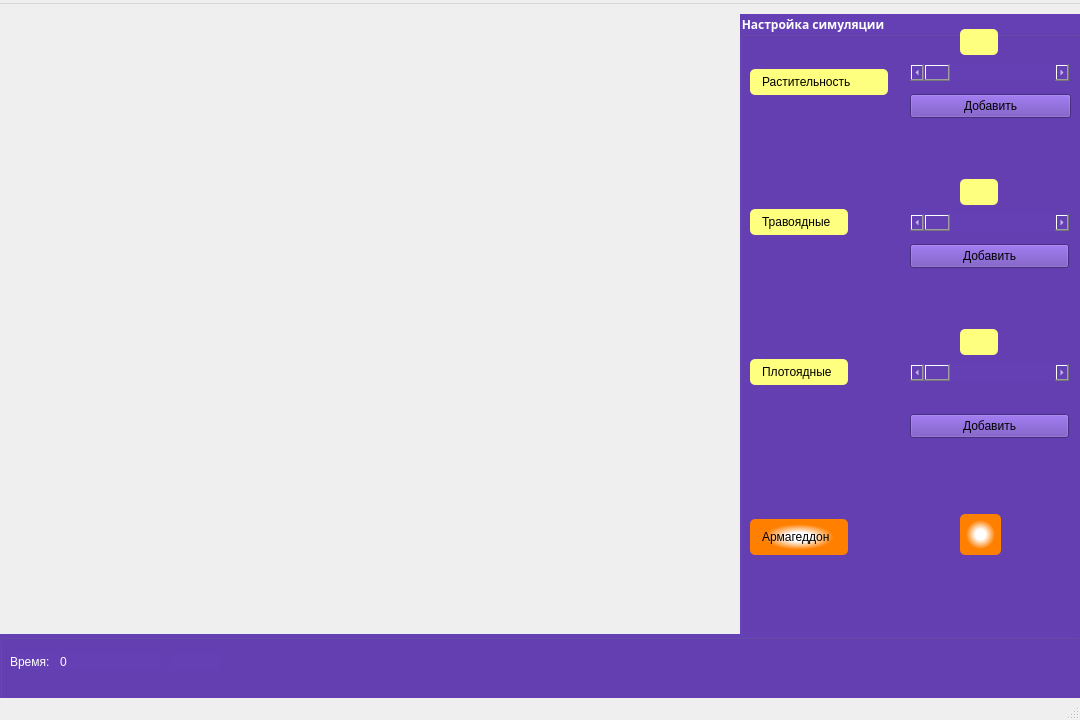
<?xml version="1.0" encoding="UTF-8"?>
<ui version="4.0">
 <class>MainWindow</class>
 <widget class="QMainWindow" name="MainWindow">
  <property name="geometry">
   <rect>
    <x>0</x>
    <y>0</y>
    <width>1080</width>
    <height>720</height>
   </rect>
  </property>
  <property name="windowTitle">
   <string>MainWindow</string>
  </property>
  <widget class="QWidget" name="centralwidget">
   <widget class="QGroupBox" name="groupBox">
    <property name="geometry">
     <rect>
      <x>740</x>
      <y>10</y>
      <width>341</width>
      <height>671</height>
     </rect>
    </property>
    <property name="palette">
     <palette>
      <active>
       <colorrole role="WindowText">
        <brush brushstyle="SolidPattern">
         <color alpha="255">
          <red>255</red>
          <green>255</green>
          <blue>255</blue>
         </color>
        </brush>
       </colorrole>
       <colorrole role="Button">
        <brush brushstyle="SolidPattern">
         <color alpha="255">
          <red>101</red>
          <green>64</green>
          <blue>180</blue>
         </color>
        </brush>
       </colorrole>
       <colorrole role="Text">
        <brush brushstyle="SolidPattern">
         <color alpha="255">
          <red>255</red>
          <green>255</green>
          <blue>255</blue>
         </color>
        </brush>
       </colorrole>
       <colorrole role="ButtonText">
        <brush brushstyle="SolidPattern">
         <color alpha="255">
          <red>255</red>
          <green>255</green>
          <blue>255</blue>
         </color>
        </brush>
       </colorrole>
       <colorrole role="Base">
        <brush brushstyle="SolidPattern">
         <color alpha="255">
          <red>101</red>
          <green>64</green>
          <blue>180</blue>
         </color>
        </brush>
       </colorrole>
       <colorrole role="Window">
        <brush brushstyle="SolidPattern">
         <color alpha="255">
          <red>101</red>
          <green>64</green>
          <blue>180</blue>
         </color>
        </brush>
       </colorrole>
       <colorrole role="PlaceholderText">
        <brush brushstyle="SolidPattern">
         <color alpha="128">
          <red>255</red>
          <green>255</green>
          <blue>255</blue>
         </color>
        </brush>
       </colorrole>
      </active>
      <inactive>
       <colorrole role="WindowText">
        <brush brushstyle="SolidPattern">
         <color alpha="255">
          <red>255</red>
          <green>255</green>
          <blue>255</blue>
         </color>
        </brush>
       </colorrole>
       <colorrole role="Button">
        <brush brushstyle="SolidPattern">
         <color alpha="255">
          <red>101</red>
          <green>64</green>
          <blue>180</blue>
         </color>
        </brush>
       </colorrole>
       <colorrole role="Text">
        <brush brushstyle="SolidPattern">
         <color alpha="255">
          <red>255</red>
          <green>255</green>
          <blue>255</blue>
         </color>
        </brush>
       </colorrole>
       <colorrole role="ButtonText">
        <brush brushstyle="SolidPattern">
         <color alpha="255">
          <red>255</red>
          <green>255</green>
          <blue>255</blue>
         </color>
        </brush>
       </colorrole>
       <colorrole role="Base">
        <brush brushstyle="SolidPattern">
         <color alpha="255">
          <red>101</red>
          <green>64</green>
          <blue>180</blue>
         </color>
        </brush>
       </colorrole>
       <colorrole role="Window">
        <brush brushstyle="SolidPattern">
         <color alpha="255">
          <red>101</red>
          <green>64</green>
          <blue>180</blue>
         </color>
        </brush>
       </colorrole>
       <colorrole role="PlaceholderText">
        <brush brushstyle="SolidPattern">
         <color alpha="128">
          <red>255</red>
          <green>255</green>
          <blue>255</blue>
         </color>
        </brush>
       </colorrole>
      </inactive>
      <disabled>
       <colorrole role="WindowText">
        <brush brushstyle="SolidPattern">
         <color alpha="255">
          <red>255</red>
          <green>255</green>
          <blue>255</blue>
         </color>
        </brush>
       </colorrole>
       <colorrole role="Button">
        <brush brushstyle="SolidPattern">
         <color alpha="255">
          <red>101</red>
          <green>64</green>
          <blue>180</blue>
         </color>
        </brush>
       </colorrole>
       <colorrole role="Text">
        <brush brushstyle="SolidPattern">
         <color alpha="255">
          <red>255</red>
          <green>255</green>
          <blue>255</blue>
         </color>
        </brush>
       </colorrole>
       <colorrole role="ButtonText">
        <brush brushstyle="SolidPattern">
         <color alpha="255">
          <red>255</red>
          <green>255</green>
          <blue>255</blue>
         </color>
        </brush>
       </colorrole>
       <colorrole role="Base">
        <brush brushstyle="SolidPattern">
         <color alpha="255">
          <red>101</red>
          <green>64</green>
          <blue>180</blue>
         </color>
        </brush>
       </colorrole>
       <colorrole role="Window">
        <brush brushstyle="SolidPattern">
         <color alpha="255">
          <red>101</red>
          <green>64</green>
          <blue>180</blue>
         </color>
        </brush>
       </colorrole>
       <colorrole role="PlaceholderText">
        <brush brushstyle="SolidPattern">
         <color alpha="128">
          <red>255</red>
          <green>255</green>
          <blue>255</blue>
         </color>
        </brush>
       </colorrole>
      </disabled>
     </palette>
    </property>
    <property name="font">
     <font>
      <family>Segoe Print</family>
      <bold>true</bold>
     </font>
    </property>
    <property name="autoFillBackground">
     <bool>false</bool>
    </property>
    <property name="styleSheet">
     <string notr="true">background-color: rgb(101, 64, 180);
font-family:'Segoe Print',serif;
color:white;</string>
    </property>
    <property name="title">
     <string>Настройка симуляции</string>
    </property>
    <widget class="QScrollBar" name="TravScroll">
     <property name="geometry">
      <rect>
       <x>170</x>
       <y>200</y>
       <width>159</width>
       <height>17</height>
      </rect>
     </property>
     <property name="orientation">
      <enum>Qt::Horizontal</enum>
     </property>
    </widget>
    <widget class="QPushButton" name="travbutt">
     <property name="geometry">
      <rect>
       <x>170</x>
       <y>230</y>
       <width>159</width>
       <height>24</height>
      </rect>
     </property>
     <property name="styleSheet">
      <string notr="true">color: black;</string>
     </property>
     <property name="text">
      <string>Добавить</string>
     </property>
    </widget>
    <widget class="QPushButton" name="plotbutt">
     <property name="geometry">
      <rect>
       <x>170</x>
       <y>400</y>
       <width>159</width>
       <height>24</height>
      </rect>
     </property>
     <property name="styleSheet">
      <string notr="true">color: black;</string>
     </property>
     <property name="text">
      <string>Добавить</string>
     </property>
    </widget>
    <widget class="QLabel" name="label">
     <property name="geometry">
      <rect>
       <x>10</x>
       <y>190</y>
       <width>101</width>
       <height>31</height>
      </rect>
     </property>
     <property name="styleSheet">
      <string notr="true">margin-right:3%;
margin-top:5px;
border-radius:5px;
padding: 5px 9px;
font size: 1.2em;
background-color:rgb(255, 255, 127);
color: black;</string>
     </property>
     <property name="text">
      <string>Травоядные</string>
     </property>
    </widget>
    <widget class="QLabel" name="label_2">
     <property name="geometry">
      <rect>
       <x>10</x>
       <y>340</y>
       <width>101</width>
       <height>31</height>
      </rect>
     </property>
     <property name="styleSheet">
      <string notr="true">margin-right:3%;
margin-top:5px;
border-radius:5px;
padding: 5px 9px;
font size: 1.2em;
background-color:rgb(255, 255, 127);
color: black;</string>
     </property>
     <property name="text">
      <string>Плотоядные</string>
     </property>
    </widget>
    <widget class="QLabel" name="label_3">
     <property name="geometry">
      <rect>
       <x>10</x>
       <y>500</y>
       <width>101</width>
       <height>41</height>
      </rect>
     </property>
     <property name="styleSheet">
      <string notr="true">margin-right:3%;
margin-top:5px;
border-radius:5px;
padding: 5px 9px;
font size: 1.2em;
background-color:qradialgradient(spread:pad, cx:0.5, cy:0.5, radius:0.5, fx:0.5, fy:0.5, stop:0.25 rgba(255, 255, 255, 255), stop:0.710227 rgba(255, 127, 0, 255));
color: black;</string>
     </property>
     <property name="text">
      <string>Армагеддон</string>
     </property>
    </widget>
    <widget class="QLabel" name="label_4">
     <property name="geometry">
      <rect>
       <x>10</x>
       <y>50</y>
       <width>141</width>
       <height>31</height>
      </rect>
     </property>
     <property name="styleSheet">
      <string notr="true">margin-right:3%;
margin-top:5px;
border-radius:5px;
padding: 5px 9px;
font size: 1.2em;
background-color:rgb(255, 255, 127);
color: black;</string>
     </property>
     <property name="text">
      <string>Растительность</string>
     </property>
    </widget>
    <widget class="QScrollBar" name="GrassScroll">
     <property name="geometry">
      <rect>
       <x>170</x>
       <y>50</y>
       <width>159</width>
       <height>17</height>
      </rect>
     </property>
     <property name="orientation">
      <enum>Qt::Horizontal</enum>
     </property>
    </widget>
    <widget class="QScrollBar" name="PlotScroll">
     <property name="geometry">
      <rect>
       <x>170</x>
       <y>350</y>
       <width>159</width>
       <height>17</height>
      </rect>
     </property>
     <property name="orientation">
      <enum>Qt::Horizontal</enum>
     </property>
    </widget>
    <widget class="QPushButton" name="armabutt">
     <property name="geometry">
      <rect>
       <x>220</x>
       <y>500</y>
       <width>41</width>
       <height>41</height>
      </rect>
     </property>
     <property name="cursor">
      <cursorShape>ForbiddenCursor</cursorShape>
     </property>
     <property name="autoFillBackground">
      <bool>false</bool>
     </property>
     <property name="styleSheet">
      <string notr="true">background-color:qradialgradient(spread:pad, cx:0.5, cy:0.5, radius:0.5, fx:0.5, fy:0.5, stop:0.25 rgba(255, 255, 255, 255), stop:0.710227 rgba(255, 127, 0, 255));

border-radius:5px;
padding: 5px 9px;
font size: 1.2em;</string>
     </property>
     <property name="text">
      <string/>
     </property>
     <property name="iconSize">
      <size>
       <width>50</width>
       <height>50</height>
      </size>
     </property>
    </widget>
    <widget class="QLabel" name="Countplant">
     <property name="geometry">
      <rect>
       <x>220</x>
       <y>160</y>
       <width>41</width>
       <height>31</height>
      </rect>
     </property>
     <property name="styleSheet">
      <string notr="true">margin-right:3%;
margin-top:5px;
border-radius:5px;
padding: 5px 9px;
font size: 1.2em;
background-color:rgb(255, 255, 127);
color: black;</string>
     </property>
     <property name="text">
      <string/>
     </property>
    </widget>
    <widget class="QLabel" name="label_5">
     <property name="geometry">
      <rect>
       <x>220</x>
       <y>10</y>
       <width>41</width>
       <height>31</height>
      </rect>
     </property>
     <property name="styleSheet">
      <string notr="true">margin-right:3%;
margin-top:5px;
border-radius:5px;
padding: 5px 9px;
font size: 1.2em;
background-color:rgb(255, 255, 127);
color: black;</string>
     </property>
     <property name="text">
      <string/>
     </property>
    </widget>
    <widget class="QLabel" name="label_6">
     <property name="geometry">
      <rect>
       <x>220</x>
       <y>310</y>
       <width>41</width>
       <height>31</height>
      </rect>
     </property>
     <property name="styleSheet">
      <string notr="true">margin-right:3%;
margin-top:5px;
border-radius:5px;
padding: 5px 9px;
font size: 1.2em;
background-color:rgb(255, 255, 127);
color: black;</string>
     </property>
     <property name="text">
      <string/>
     </property>
    </widget>
    <widget class="QPushButton" name="grassbutt">
     <property name="geometry">
      <rect>
       <x>170</x>
       <y>80</y>
       <width>161</width>
       <height>24</height>
      </rect>
     </property>
     <property name="styleSheet">
      <string notr="true">color: black;</string>
     </property>
     <property name="text">
      <string>Добавить</string>
     </property>
    </widget>
   </widget>
   <widget class="QGroupBox" name="groupBox_2">
    <property name="geometry">
     <rect>
      <x>0</x>
      <y>630</y>
      <width>1081</width>
      <height>80</height>
     </rect>
    </property>
    <property name="styleSheet">
     <string notr="true">background-color: rgb(101, 64, 180);
font-family:'Segoe Print',serif;
color:white;</string>
    </property>
    <property name="title">
     <string/>
    </property>
    <widget class="QLabel" name="label_9">
     <property name="geometry">
      <rect>
       <x>10</x>
       <y>20</y>
       <width>49</width>
       <height>16</height>
      </rect>
     </property>
     <property name="text">
      <string>Время:</string>
     </property>
    </widget>
    <widget class="QLabel" name="label_8">
     <property name="geometry">
      <rect>
       <x>60</x>
       <y>20</y>
       <width>101</width>
       <height>16</height>
      </rect>
     </property>
     <property name="text">
      <string>0</string>
     </property>
    </widget>
    <widget class="QLabel" name="label_18">
     <property name="geometry">
      <rect>
       <x>170</x>
       <y>20</y>
       <width>49</width>
       <height>16</height>
      </rect>
     </property>
     <property name="text">
      <string/>
     </property>
    </widget>
   </widget>
   <widget class="QLabel" name="label_15">
    <property name="enabled">
     <bool>false</bool>
    </property>
    <property name="geometry">
     <rect>
      <x>730</x>
      <y>610</y>
      <width>41</width>
      <height>31</height>
     </rect>
    </property>
    <property name="text">
     <string/>
    </property>
   </widget>
   <widget class="QLabel" name="label_13">
    <property name="enabled">
     <bool>false</bool>
    </property>
    <property name="geometry">
     <rect>
      <x>690</x>
      <y>0</y>
      <width>41</width>
      <height>31</height>
     </rect>
    </property>
    <property name="text">
     <string/>
    </property>
   </widget>
   <widget class="QLabel" name="label_7">
    <property name="enabled">
     <bool>false</bool>
    </property>
    <property name="geometry">
     <rect>
      <x>700</x>
      <y>10</y>
      <width>41</width>
      <height>31</height>
     </rect>
    </property>
    <property name="text">
     <string/>
    </property>
   </widget>
   <widget class="QLabel" name="label_10">
    <property name="enabled">
     <bool>false</bool>
    </property>
    <property name="geometry">
     <rect>
      <x>710</x>
      <y>80</y>
      <width>41</width>
      <height>31</height>
     </rect>
    </property>
    <property name="text">
     <string/>
    </property>
   </widget>
   <widget class="QLabel" name="label_11">
    <property name="enabled">
     <bool>false</bool>
    </property>
    <property name="geometry">
     <rect>
      <x>700</x>
      <y>10</y>
      <width>41</width>
      <height>31</height>
     </rect>
    </property>
    <property name="text">
     <string/>
    </property>
   </widget>
   <widget class="QLabel" name="label_12">
    <property name="enabled">
     <bool>false</bool>
    </property>
    <property name="geometry">
     <rect>
      <x>710</x>
      <y>30</y>
      <width>41</width>
      <height>31</height>
     </rect>
    </property>
    <property name="text">
     <string/>
    </property>
   </widget>
   <widget class="QLabel" name="label_17">
    <property name="enabled">
     <bool>false</bool>
    </property>
    <property name="geometry">
     <rect>
      <x>720</x>
      <y>610</y>
      <width>41</width>
      <height>31</height>
     </rect>
    </property>
    <property name="text">
     <string/>
    </property>
   </widget>
   <widget class="QLabel" name="label_16">
    <property name="enabled">
     <bool>false</bool>
    </property>
    <property name="geometry">
     <rect>
      <x>710</x>
      <y>610</y>
      <width>41</width>
      <height>31</height>
     </rect>
    </property>
    <property name="text">
     <string/>
    </property>
   </widget>
   <widget class="QLabel" name="label_14">
    <property name="enabled">
     <bool>true</bool>
    </property>
    <property name="geometry">
     <rect>
      <x>710</x>
      <y>90</y>
      <width>41</width>
      <height>31</height>
     </rect>
    </property>
    <property name="text">
     <string/>
    </property>
   </widget>
   <widget class="QLabel" name="label_19">
    <property name="geometry">
     <rect>
      <x>290</x>
      <y>230</y>
      <width>231</width>
      <height>241</height>
     </rect>
    </property>
    <property name="text">
     <string/>
    </property>
    <property name="scaledContents">
     <bool>true</bool>
    </property>
   </widget>
   <widget class="QLabel" name="label_20">
    <property name="enabled">
     <bool>false</bool>
    </property>
    <property name="geometry">
     <rect>
      <x>310</x>
      <y>580</y>
      <width>49</width>
      <height>16</height>
     </rect>
    </property>
    <property name="text">
     <string/>
    </property>
   </widget>
   <widget class="QLabel" name="label_21">
    <property name="enabled">
     <bool>false</bool>
    </property>
    <property name="geometry">
     <rect>
      <x>-10</x>
      <y>0</y>
      <width>49</width>
      <height>16</height>
     </rect>
    </property>
    <property name="text">
     <string/>
    </property>
   </widget>
   <widget class="QLabel" name="label_22">
    <property name="enabled">
     <bool>false</bool>
    </property>
    <property name="geometry">
     <rect>
      <x>710</x>
      <y>610</y>
      <width>16</width>
      <height>16</height>
     </rect>
    </property>
    <property name="text">
     <string/>
    </property>
   </widget>
   <widget class="QLabel" name="label_23">
    <property name="enabled">
     <bool>false</bool>
    </property>
    <property name="geometry">
     <rect>
      <x>710</x>
      <y>610</y>
      <width>16</width>
      <height>16</height>
     </rect>
    </property>
    <property name="text">
     <string/>
    </property>
   </widget>
   <widget class="QLabel" name="label_24">
    <property name="enabled">
     <bool>false</bool>
    </property>
    <property name="geometry">
     <rect>
      <x>0</x>
      <y>610</y>
      <width>16</width>
      <height>16</height>
     </rect>
    </property>
    <property name="text">
     <string/>
    </property>
   </widget>
   <widget class="QLabel" name="label_25">
    <property name="enabled">
     <bool>false</bool>
    </property>
    <property name="geometry">
     <rect>
      <x>30</x>
      <y>610</y>
      <width>16</width>
      <height>16</height>
     </rect>
    </property>
    <property name="text">
     <string/>
    </property>
   </widget>
   <widget class="QLabel" name="label_26">
    <property name="enabled">
     <bool>false</bool>
    </property>
    <property name="geometry">
     <rect>
      <x>0</x>
      <y>610</y>
      <width>16</width>
      <height>16</height>
     </rect>
    </property>
    <property name="text">
     <string/>
    </property>
   </widget>
   <widget class="QLabel" name="label_27">
    <property name="enabled">
     <bool>false</bool>
    </property>
    <property name="geometry">
     <rect>
      <x>30</x>
      <y>610</y>
      <width>16</width>
      <height>16</height>
     </rect>
    </property>
    <property name="text">
     <string/>
    </property>
   </widget>
   <widget class="QLabel" name="label_28">
    <property name="enabled">
     <bool>false</bool>
    </property>
    <property name="geometry">
     <rect>
      <x>10</x>
      <y>610</y>
      <width>16</width>
      <height>16</height>
     </rect>
    </property>
    <property name="text">
     <string/>
    </property>
   </widget>
   <widget class="QLabel" name="label_29">
    <property name="enabled">
     <bool>false</bool>
    </property>
    <property name="geometry">
     <rect>
      <x>30</x>
      <y>610</y>
      <width>16</width>
      <height>16</height>
     </rect>
    </property>
    <property name="text">
     <string/>
    </property>
   </widget>
   <widget class="QLabel" name="label_30">
    <property name="enabled">
     <bool>false</bool>
    </property>
    <property name="geometry">
     <rect>
      <x>0</x>
      <y>610</y>
      <width>16</width>
      <height>16</height>
     </rect>
    </property>
    <property name="text">
     <string/>
    </property>
   </widget>
  </widget>
  <widget class="QMenuBar" name="menubar">
   <property name="geometry">
    <rect>
     <x>0</x>
     <y>0</y>
     <width>1080</width>
     <height>22</height>
    </rect>
   </property>
   <widget class="QMenu" name="menuDinoSelection">
    <property name="title">
     <string/>
    </property>
   </widget>
   <addaction name="menuDinoSelection"/>
  </widget>
  <widget class="QStatusBar" name="statusbar"/>
 </widget>
 <resources/>
 <connections/>
</ui>
